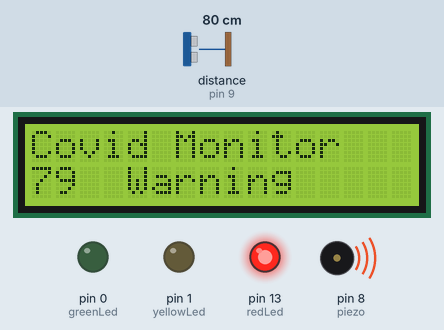
Recording of a sketch running on a simulated Arduino Uno, built with avr-gcc and run on an emulated ATmega328P. Shown: 16×2 character LCD, output pins drawn as LEDs (lit = HIGH), buzzer (waves = sounding). Wiring (inferred from the names in the program): ultrasonic range finder: trigger pin 10; echo pin 9. The inputs (shaded band) are chosen by the test bench; at power-on: distance to the obstacle (sensor on pin 9) 80 cm. The echo pulse lasts 58.3 µs per cm; pins used as bus, display or sensor lines are not drawn.

Above: at 1.4 s.
1.5 s: distance to the obstacle (sensor on pin 9) set to 250 cm
At 3.0 s:
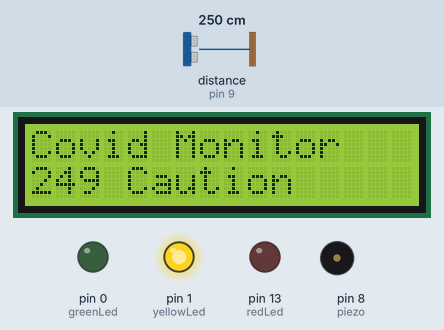
3.6 s: distance to the obstacle (sensor on pin 9) set to 255 cm
At 4.8 s:
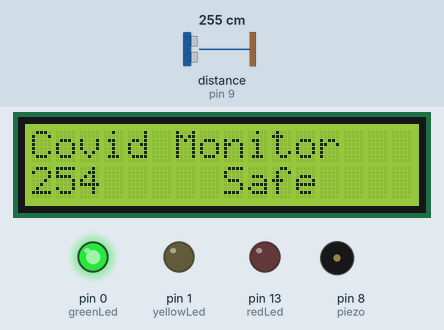
5.3 s: distance to the obstacle (sensor on pin 9) set to 2 cm
At 6.2 s:
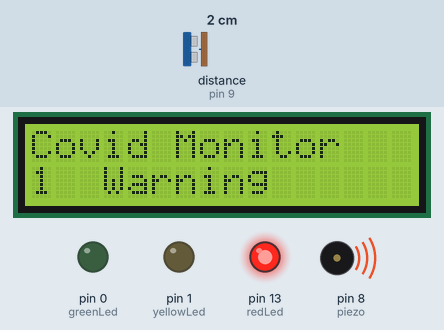
7.1 s: distance to the obstacle (sensor on pin 9) set to 299 cm
At 8.8 s:
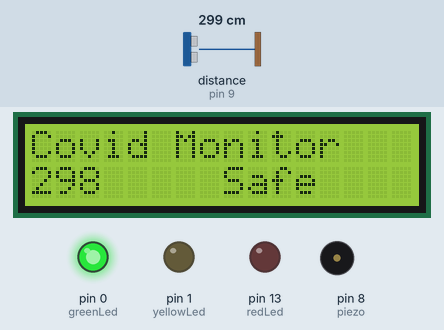
Timing chart, 0 to 10.2 s (numbered marks = the images above; inputs shaded):
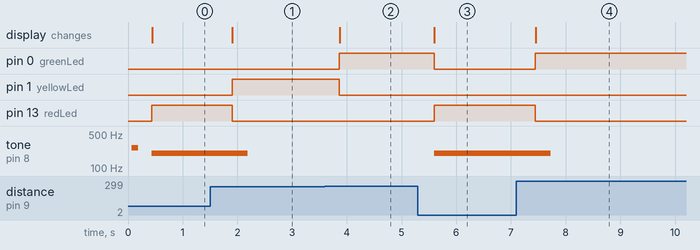

Measured:
- the behaviour switches between 251 and 252 cm on distance to the obstacle (sensor on pin 9) (found by bisection; images 1 and 2)
- after the input at 1.5 s, pin 1 (yellowLed): LOW → HIGH after 0.40 s; pin 13 (redLed): HIGH → LOW after 0.40 s; tone on pin 8 (piezo): 200 Hz → silent after 0.69 s; the display: changes after 0.40 s (image 1)
- after the input at 3.6 s, pin 0 (greenLed): LOW → HIGH after 0.26 s; pin 1 (yellowLed): HIGH → LOW after 0.26 s; the display: changes after 0.27 s (image 2)
- after the input at 5.3 s, pin 0 (greenLed): HIGH → LOW after 0.30 s; pin 13 (redLed): LOW → HIGH after 0.30 s; tone on pin 8 (piezo): silent → 200 Hz after 0.30 s; the display: changes after 0.30 s (image 3)
- after the input at 7.1 s, pin 0 (greenLed): LOW → HIGH after 0.35 s; pin 13 (redLed): HIGH → LOW after 0.35 s; tone on pin 8 (piezo): 200 Hz → silent after 0.63 s; the display: changes after 0.35 s (image 4)

The sketch:

Final_Version_Covid_19_Distance_Sensor_.ino
```cpp
//Covid 19 Distance Sensor on Arduino
//By Neel Bullywon
//Computer Engineering TEJ4M1
//A Covid 19 Distance Sensor made on Arduino using C++.
//Made by using an LCD and an Ultrasonic Sensor to locate
//a person's distance and check if they are within a safe distance
/*
*/
// include the library code:
#include <LiquidCrystal.h>
// initialize the library with the numbers of the interface pins
LiquidCrystal lcd(12, 11, 5, 4, 3, 2);
#define trigPin 10 // (Trigger connects to digital pin 10.)
#define echoPin 9 // (Echo connects to digital pin 9.)
//define led pins
#define greenLed 0
#define yellowLed 1
#define redLed 13

//define piezo
#define piezo 8
#define NOTE_C4 262

// notes in the melody:
int melody[] = {
NOTE_C4
};
// note durations: 4 = quarter note, 8 = eighth note, etc.:
int noteDurations[] = {
8
};

void setup() {
  // set up the LCD's number of columns and rows:
  lcd.begin(16, 2);
  // Print a message to the LCD.
  lcd.print("Covid Monitor");
  pinMode(trigPin, OUTPUT);
  pinMode(echoPin, INPUT);
  pinMode(greenLed, OUTPUT);
  pinMode(yellowLed, OUTPUT);
  pinMode(redLed, OUTPUT);
   // iterate over the notes of the melody:
  for (int thisNote = 0; thisNote < 8; thisNote++) {
// to calculate the note duration, take one second
// divided by the note type.
//e.g. quarter note = 1000 / 4, eighth note = 1000/8, etc.
    int noteDuration = 1000 / noteDurations[thisNote];
    tone(8, melody[thisNote], noteDuration);
// to distinguish the notes, set a minimum time between them.
// the note's duration + 30% seems to work well:
    int pauseBetweenNotes = noteDuration * 1.30;
    delay(pauseBetweenNotes);
// stop the tone playing:
    noTone(8);
  }
}
void loop() {
// set the cursor to column 0, line 1
// (note: line 1 is the second row, since counting begins with 0):
  lcd.setCursor(0, 1);
// print the number of seconds since reset:
  int duration, distance;
  digitalWrite(trigPin, HIGH);
  delayMicroseconds(1000);
  digitalWrite(trigPin, LOW);
  duration=pulseIn(echoPin, HIGH);
  distance=(duration/2) / 29.2;
  delay (200);
  lcd.print(distance);

  if (distance>250){
    digitalWrite(greenLed, HIGH);
    digitalWrite(yellowLed, LOW);
    digitalWrite(redLed, LOW);
    lcd.print("     Safe    ");
  }

  if (distance<250 && distance>200){
    digitalWrite(yellowLed, HIGH);
    digitalWrite(greenLed, LOW);
    digitalWrite(redLed, LOW);
    lcd.print(" Caution ");

  }

  if (distance<200){
    digitalWrite(redLed, HIGH);
    digitalWrite(greenLed, LOW);
    digitalWrite(yellowLed, LOW);
    lcd.print("  Warning  ");
    tone(piezo, 200, 500);
  }
}
```
